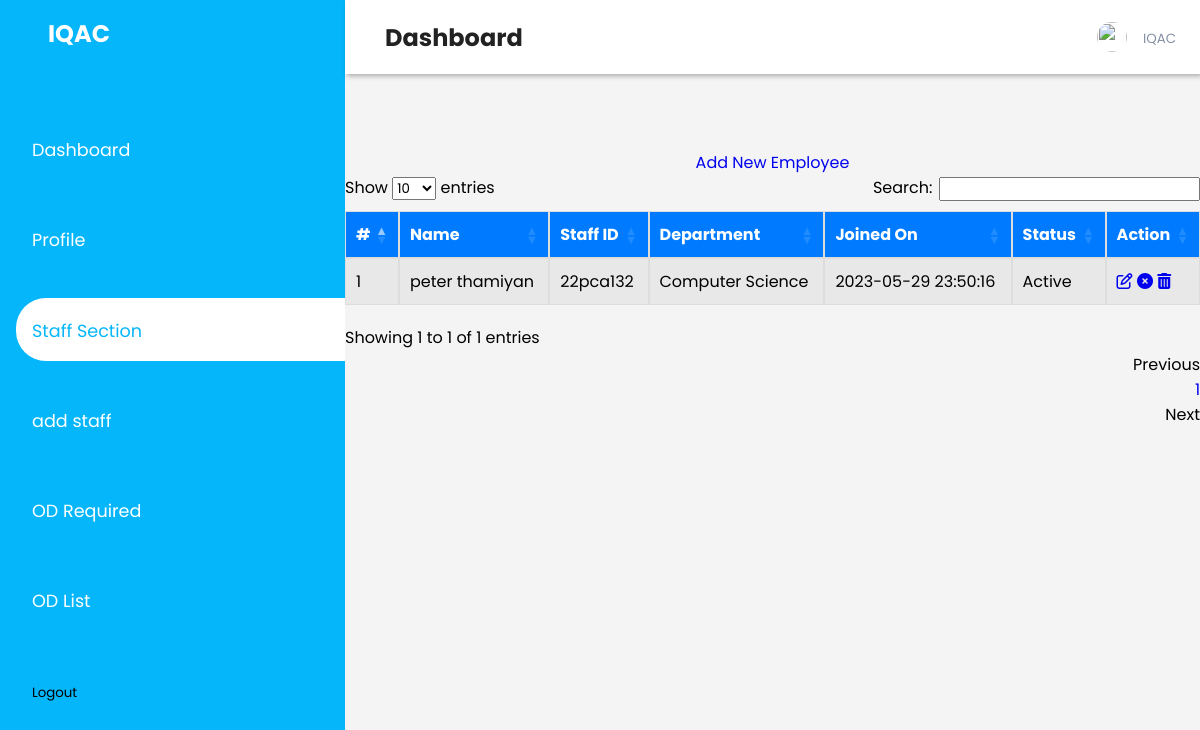
Page /IQAC/employees.php on the committed database.
### tables this page shows
CREATE TABLE `tblemployees` (
  `id` int(11) NOT NULL,
  `EmpId` varchar(150) NOT NULL,
  `FirstName` varchar(150) NOT NULL,
  `LastName` varchar(150) NOT NULL,
  `EmailId` varchar(150) NOT NULL,
  `Password` varchar(150) NOT NULL,
  `Gender` varchar(100) NOT NULL,
  `Dob` date NOT NULL,
  `Department` varchar(150) NOT NULL,
  `Qualification` varchar(150) NOT NULL,
  `Address` varchar(200) NOT NULL,
  `City` varchar(150) NOT NULL,
  `Country` varchar(150) NOT NULL,
  `Phonenumber` int(10) NOT NULL,
  `Status` int(1) NOT NULL,
  `RegDate` timestamp NOT NULL DEFAULT current_timestamp()
);

### IQAC/employees.php (the view, shortened to what this page needs)
<?php
try {
    $dbh = new PDO("mysql:host=" . DB_HOST . ";dbname=" . DB_NAME, DB_USER, DB_PASS, array(PDO::MYSQL_ATTR_INIT_COMMAND => "SET NAMES 'utf8'"));
} catch (PDOException $e) {
    echo "Looks like you don't have any database/connection for this project. Please check your Database Connection and Try Again! </br>";
    exit("Error: " . $e->getMessage());
}
?>
<!doctype html>
<html class="no-js" lang="en">
<?php include 'sidebar.php'; ?>
<?php include 'header.php'; ?>
<head>
    <link rel="stylesheet" href="https://cdn.datatables.net/1.11.0/css/dataTables.bootstrap4.min.css">
</head>
<body>
    <div class="main-content">
        <div class="main-content-inner">
            <div class="row">
                <div class="col-12 mt-5">
                    <div class="card">
                        <div class="card-body">
                            <div class="data-tables">
                                <center><a href="add-employee.php" class="btn btn-sm btn-info">Add New Employee</a></center>
                                <div class="table-responsive">
                                    <table id="dataTable3" class="table table-hover table-striped text-center">
                                        <thead class="text-capitalize">
                                            <tr>
                                                <th>#</th>
                                                <th>Name</th>
                                                <th>Staff ID</th>
                                                <th>Department</th>
                                                <th>Joined On</th>
                                                <th>Status</th>
                                                <th>Action</th>
                                            </tr>
                                        </thead>
                                        <tbody>
                                            <?php
                                            $sql = "SELECT EmpId, FirstName, LastName, Department, Status, RegDate, id FROM tblemployees";
                                            $query = $dbh->prepare($sql);
                                            $query->execute();
                                            $results = $query->fetchAll(PDO::FETCH_OBJ);
                                            $cnt = 1;
                                            if ($query->rowCount() > 0) {
                                                foreach ($results as $result) {
                                            ?>
                                                    <tr>
                                                        <td><?php echo htmlentities($cnt); ?></td>
                                                        <td><?php echo htmlentities($result->FirstName); ?>&nbsp;<?php echo htmlentities($result->LastName); ?></td>
                                                        <td><?php echo htmlentities($result->EmpId); ?></td>
                                                        <td><?php echo htmlentities($result->Department); ?></td>
                                                        <td><?php echo htmlentities($result->RegDate); ?></td>
                                                        <td>
                                                            <?php
                                                            $stats = $result->Status;
                                                            if ($stats) {
                                                            ?>
                                                                <span class="badge badge-pill badge-success">Active</span>
                                                            <?php
                                                            } else {
                                                            ?>
                                                                <span class="badge badge-pill badge-danger">Inactive</span>
                                                            <?php
                                                            }
                                                            ?>
                                                        </td>
                                                        <td>
                                                            <a href="update-employee.php?id=<?php echo htmlentities($result->id); ?>" class="btn btn-sm btn-success"><i class="fa fa-edit"></i></a>
                                                            <?php if ($result->Status == 1) { ?>
                                                                <a href="employees.php?inid=<?php echo htmlentities($result->id); ?>" onclick="return confirm('Are you sure you want to inactive this employee?');" class="btn btn-sm btn-danger"><i class="fa fa-times-circle"></i></a>
                                                            <?php } else { ?>
                                                                <a href="employees.php?id=<?php echo htmlentities($result->id); ?>" onclick="return confirm('Are you sure you want to active this employee?');" class="btn btn-sm btn-primary"><i class="fa fa-check"></i></a>
                                                            <?php } ?>
                                                            <a href="employees.php?delete=<?php echo htmlentities($result->id); ?>" onclick="return confirm('Are you sure you want to delete this employee?');" class="btn btn-sm btn-danger"><i class="fa fa-trash"></i></a>
                                                        </td>
                                                    </tr>
                                            <?php
                                                    $cnt++;
                                                }
                                            } ?>
                                        </tbody>
                                    </table>
                                </div>
                            </div>
                        </div>
                    </div>
                </div>
            </div>
        </div>
    </div>
</body>
</html>

### IQAC/sidebar.css (style rules this page uses)
:root { --main-color:#05b6fa; --color-dark:#5c6968; --text-grey:#8390a2; --difrent:#b5afaf; }
* { padding: 0; margin: 0; box-sizing: border-box; list-style: none; text-decoration: none; font-family: 'Poppins',sans-serif; }
.main-content { transition: margin-left 300ms; margin-left: 345px; }
.main-content { margin-left: 345px; }

### IQAC/employees.php (style rules this page uses)
body { font-family: Arial, sans-serif; background-color: #f4f4f4; }
.main-content-inner { border-collapse: collapse; margin-top: 150px; }
table { width: 100%; border-collapse: collapse; margin-top: 20px; }
th, td { padding: 10px; border: 1px solid #ddd; }
th { background-color: #007bff; color: #fff; font-weight: bold; text-align: left; }

### rows in the picture
tblemployees: FirstName "peter", LastName "thamiyan", EmpId "22pca132", Department "Computer Science", RegDate "2023-05-29 23:50:16", Status "Active"
